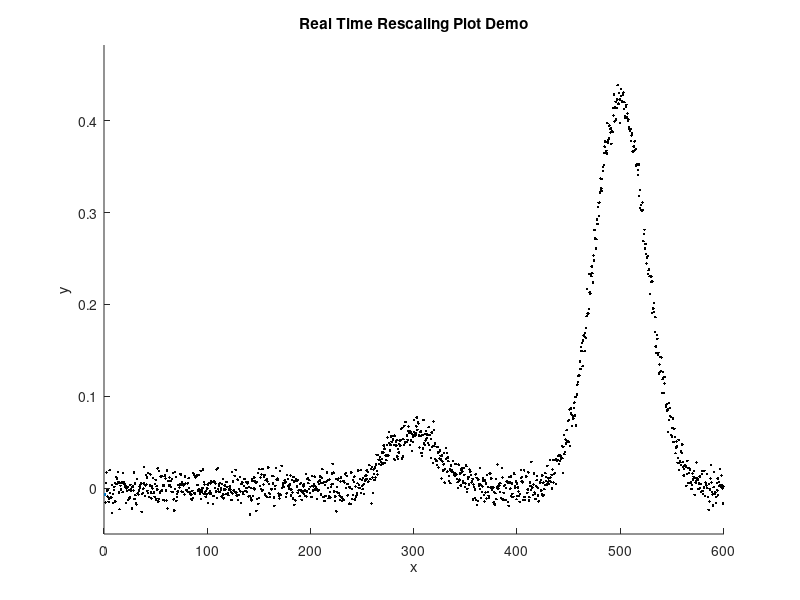

MATLAB code for this plot:
% Here's an example of real-time signal plotting that you can run on your
% computer in Matlab or Octave without any additional hardware.  It uses
% stored data, accessed point-by-point, to simulate real-time data. If the
% number of data points exceeds 'maxdisplay', the x-axis maximum is
% rescaled to 1.1. times that (line 34). If the data amplitude equals or
% exceeds 'maxy', the y axis is rescaled to 1.1 times the data amplitude
% (line 38). (If you wish to change 'maxn', 'maxdisplay' or 'maxy', you may
% do so in lines 15-17).
% 
% Tom O'Haver (toh@umd.edu) 2018
figure(1)
clf
load DataMatrix2
maxn=1200; %  maximum number of data points acquired before stopping.
maxdisplay=1000; % maximum number of data points before re-scaling x axis.
maxy=DataMatrix2(1,2); % maximum value of y axis
miny=-.05;
minx=min(DataMatrix2(1:maxn,1));
maxx=max(DataMatrix2(1:maxn,1));
axis([0 maxx miny maxy]);
hold on
x=zeros(1,maxn); % x is vector of simulated data points x=DataMatrix2(:,1);
y=zeros(1,maxn); % y is vector of simulated data points y=DataMatrix2(:,2);
tic
for n=1:maxn-1
    x(n)=DataMatrix2(n,1);
    y(n)=DataMatrix2(n,2); % simulate a single data point from the data source
    if n==1
        plot(x(1),y(1)) % Plot the first simulated data point
        xlabel('x');ylabel('y') % Label axes
        title('Real Time Rescaling Plot Demo')
    else
        if n>maxdisplay
            maxdisplay=1.1*maxdisplay;
            axis([0 maxx miny maxy]);  
        end
        if y(n)>=maxy
            maxy=1.1.*y(n);
            axis([0 maxx miny maxy]);
        end
        plot(x(n),y(n),'.k') % Draw black dot
    end
    drawnow
end
hold off
elapsedtime=toc
TimePerPoint=elapsedtime/maxn
